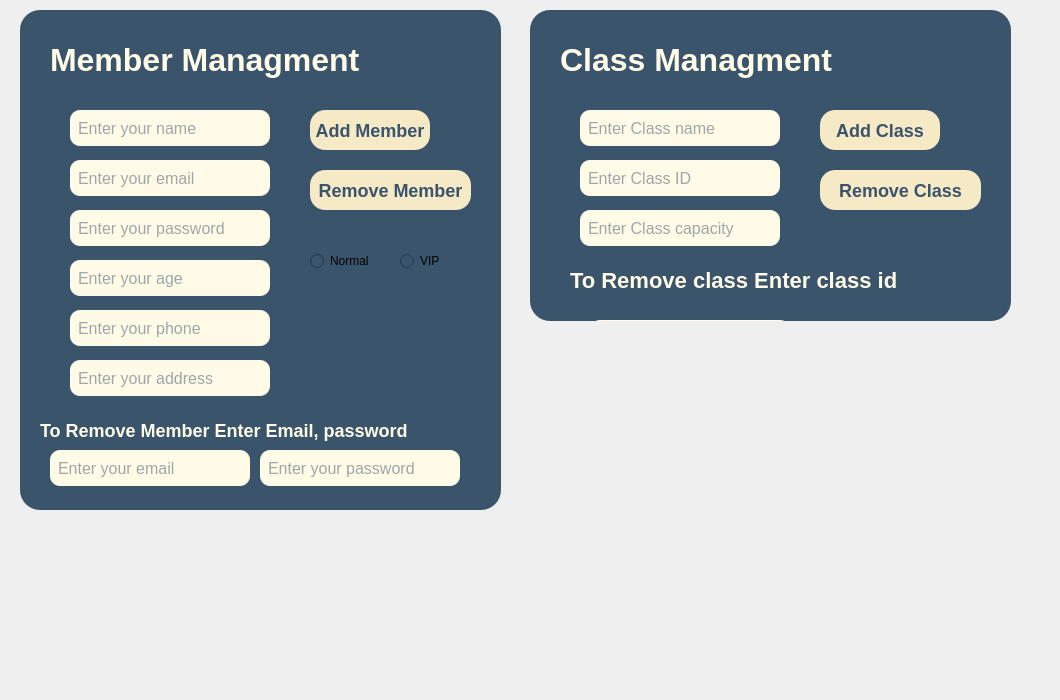
       <widget class="QWidget" name="page_6">
        <widget class="QWidget" name="widget_10" native="true">
         <property name="geometry">
          <rect>
           <x>-10</x>
           <y>-10</y>
           <width>1051</width>
           <height>691</height>
          </rect>
         </property>
         <widget class="QFrame" name="MemberPanel_2">
          <property name="geometry">
           <rect>
            <x>30</x>
            <y>20</y>
            <width>481</width>
            <height>500</height>
           </rect>
          </property>
          <property name="styleSheet">
           <string notr="true">background-color: #3a546b; border-radius: 20px;</string>
          </property>
          <property name="frameShape">
           <enum>QFrame::Shape::StyledPanel</enum>
          </property>
          <widget class="QLabel" name="label_75">
           <property name="geometry">
            <rect>
             <x>30</x>
             <y>20</y>
             <width>400</width>
             <height>60</height>
            </rect>
           </property>
           <property name="styleSheet">
            <string notr="true">color: #fffbe7; font-family: 'Comic Sans MS', 'Comic Sans', cursive; font-size: 32px; font-weight: bold;</string>
           </property>
           <property name="text">
            <string>Member Managment</string>
           </property>
          </widget>
          <widget class="QLineEdit" name="MemberName_2">
           <property name="geometry">
            <rect>
             <x>50</x>
             <y>100</y>
             <width>200</width>
             <height>36</height>
            </rect>
           </property>
           <property name="styleSheet">
            <string notr="true">border-radius: 10px; padding: 6px; background: #fffbe7; color: #3a546b; font-size: 16px;</string>
           </property>
           <property name="placeholderText">
            <string>Enter your name</string>
           </property>
          </widget>
          <widget class="QLineEdit" name="MemberEmail_2">
           <property name="geometry">
            <rect>
             <x>50</x>
             <y>150</y>
             <width>200</width>
             <height>36</height>
            </rect>
           </property>
           <property name="styleSheet">
            <string notr="true">border-radius: 10px; padding: 6px; background: #fffbe7; color: #3a546b; font-size: 16px;</string>
           </property>
           <property name="placeholderText">
            <string>Enter your email</string>
           </property>
          </widget>
          <widget class="QLineEdit" name="MemberPassword_2">
           <property name="geometry">
            <rect>
             <x>50</x>
             <y>200</y>
             <width>200</width>
             <height>36</height>
            </rect>
           </property>
           <property name="styleSheet">
            <string notr="true">border-radius: 10px; padding: 6px; background: #fffbe7; color: #3a546b; font-size: 16px;</string>
           </property>
           <property name="echoMode">
            <enum>QLineEdit::EchoMode::Password</enum>
           </property>
           <property name="placeholderText">
            <string>Enter your password</string>
           </property>
          </widget>
          <widget class="QLineEdit" name="MememberAge_2">
           <property name="geometry">
            <rect>
             <x>50</x>
             <y>250</y>
             <width>200</width>
             <height>36</height>
            </rect>
           </property>
           <property name="styleSheet">
            <string notr="true">border-radius: 10px; padding: 6px; background: #fffbe7; color: #3a546b; font-size: 16px;</string>
           </property>
           <property name="placeholderText">
            <string>Enter your age</string>
           </property>
          </widget>
          <widget class="QLineEdit" name="MemberPhone_2">
           <property name="geometry">
            <rect>
             <x>50</x>
             <y>300</y>
             <width>200</width>
             <height>36</height>
            </rect>
           </property>
           <property name="styleSheet">
            <string notr="true">border-radius: 10px; padding: 6px; background: #fffbe7; color: #3a546b; font-size: 16px;</string>
           </property>
           <property name="placeholderText">
            <string>Enter your phone</string>
           </property>
          </widget>
          <widget class="QLineEdit" name="MemberAddress_2">
           <property name="geometry">
            <rect>
             <x>50</x>
             <y>350</y>
             <width>200</width>
             <height>36</height>
            </rect>
           </property>
           <property name="styleSheet">
            <string notr="true">border-radius: 10px; padding: 6px; background: #fffbe7; color: #3a546b; font-size: 16px;</string>
           </property>
           <property name="placeholderText">
            <string>Enter your address</string>
           </property>
          </widget>
          <widget class="QPushButton" name="addMemberBtn_2">
           <property name="geometry">
            <rect>
             <x>290</x>
             <y>100</y>
             <width>120</width>
             <height>40</height>
            </rect>
           </property>
           <property name="styleSheet">
            <string notr="true">background: #f5e9c6; color: #3a546b; border-radius: 15px; font-size: 18px; font-weight: bold;</string>
           </property>
           <property name="text">
            <string>Add Member</string>
           </property>
          </widget>
          <widget class="QPushButton" name="RemoveMemberBtn_3">
           <property name="geometry">
            <rect>
             <x>290</x>
             <y>160</y>
             <width>161</width>
             <height>40</height>
            </rect>
           </property>
           <property name="styleSheet">
            <string notr="true">background: #f5e9c6; color: #3a546b; border-radius: 15px; font-size: 18px; font-weight: bold;</string>
           </property>
           <property name="text">
            <string>Remove Member</string>
           </property>
          </widget>
          <widget class="QRadioButton" name="radioButton">
           <property name="geometry">
            <rect>
             <x>350</x>
             <y>230</y>
             <width>91</width>
             <height>22</height>
            </rect>
           </property>
           <property name="text">
            <string>Male</string>
           </property>
          </widget>
          <widget class="QRadioButton" name="radioButton_2">
           <property name="geometry">
            <rect>
             <x>350</x>
             <y>270</y>
             <width>91</width>
             <height>22</height>
            </rect>
           </property>
           <property name="text">
            <string>female</string>
           </property>
          </widget>
          <widget class="QLabel" name="label_78">
           <property name="geometry">
            <rect>
             <x>20</x>
             <y>390</y>
             <width>421</width>
             <height>60</height>
            </rect>
           </property>
           <property name="styleSheet">
            <string notr="true">color: #fffbe7; font-family: 'Comic Sans MS', 'Comic Sans', cursive; font-size: 18px; font-weight: bold;</string>
           </property>
           <property name="text">
            <string>To Remove Member Enter Email, password</string>
           </property>
          </widget>
          <widget class="QLineEdit" name="MemberEmail_3">
           <property name="geometry">
            <rect>
             <x>30</x>
             <y>440</y>
             <width>200</width>
             <height>36</height>
            </rect>
           </property>
           <property name="styleSheet">
            <string notr="true">border-radius: 10px; padding: 6px; background: #fffbe7; color: #3a546b; font-size: 16px;</string>
           </property>
           <property name="placeholderText">
            <string>Enter your email</string>
           </property>
          </widget>
          <widget class="QLineEdit" name="MemberPassword_3">
           <property name="geometry">
            <rect>
             <x>240</x>
             <y>440</y>
             <width>200</width>
             <height>36</height>
            </rect>
           </property>
           <property name="styleSheet">
            <string notr="true">border-radius: 10px; padding: 6px; background: #fffbe7; color: #3a546b; font-size: 16px;</string>
           </property>
           <property name="echoMode">
            <enum>QLineEdit::EchoMode::Password</enum>
           </property>
           <property name="placeholderText">
            <string>Enter your password</string>
           </property>
          </widget>
          <widget class="QFrame" name="MemberPanel_3">
           <property name="geometry">
            <rect>
             <x>280</x>
             <y>220</y>
             <width>191</width>
             <height>101</height>
            </rect>
           </property>
           <property name="styleSheet">
            <string notr="true">background-color: #3a546b; border-radius: 20px;</string>
           </property>
           <property name="frameShape">
            <enum>QFrame::Shape::StyledPanel</enum>
           </property>
           <widget class="QRadioButton" name="Normal_3">
            <property name="geometry">
             <rect>
              <x>10</x>
              <y>20</y>
              <width>91</width>
              <height>22</height>
             </rect>
            </property>
            <property name="text">
             <string>Normal</string>
            </property>
           </widget>
           <widget class="QRadioButton" name="Vip_4">
            <property name="geometry">
             <rect>
              <x>100</x>
              <y>20</y>
              <width>91</width>
              <height>22</height>
             </rect>
            </property>
            <property name="text">
             <string>VIP</string>
            </property>
           </widget>
          </widget>
         </widget>
         <widget class="QFrame" name="ClassPanel_3">
          <property name="geometry">
           <rect>
            <x>540</x>
            <y>20</y>
            <width>481</width>
            <height>311</height>
           </rect>
          </property>
          <property name="styleSheet">
           <string notr="true">background-color: #3a546b; border-radius: 20px;</string>
          </property>
          <property name="frameShape">
           <enum>QFrame::Shape::StyledPanel</enum>
          </property>
          <widget class="QLabel" name="label_76">
           <property name="geometry">
            <rect>
             <x>30</x>
             <y>20</y>
             <width>400</width>
             <height>60</height>
            </rect>
           </property>
           <property name="styleSheet">
            <string notr="true">color: #fffbe7; font-family: 'Comic Sans MS', 'Comic Sans', cursive; font-size: 32px; font-weight: bold;</string>
           </property>
           <property name="text">
            <string>Class Managment</string>
           </property>
          </widget>
          <widget class="QLineEdit" name="ClassName_3">
           <property name="geometry">
            <rect>
             <x>50</x>
             <y>100</y>
             <width>200</width>
             <height>36</height>
            </rect>
           </property>
           <property name="styleSheet">
            <string notr="true">border-radius: 10px; padding: 6px; background: #fffbe7; color: #3a546b; font-size: 16px;</string>
           </property>
           <property name="placeholderText">
            <string>Enter Class name</string>
           </property>
          </widget>
          <widget class="QLineEdit" name="ClassID_30">
           <property name="geometry">
            <rect>
             <x>50</x>
             <y>150</y>
             <width>200</width>
             <height>36</height>
            </rect>
           </property>
           <property name="styleSheet">
            <string notr="true">border-radius: 10px; padding: 6px; background: #fffbe7; color: #3a546b; font-size: 16px;</string>
           </property>
           <property name="echoMode">
            <enum>QLineEdit::EchoMode::Normal</enum>
           </property>
           <property name="placeholderText">
            <string>Enter Class ID</string>
           </property>
          </widget>
          <widget class="QPushButton" name="addClassBtn_3">
           <property name="geometry">
            <rect>
             <x>290</x>
             <y>100</y>
             <width>120</width>
             <height>40</height>
            </rect>
           </property>
           <property name="styleSheet">
            <string notr="true">background: #f5e9c6; color: #3a546b; border-radius: 15px; font-size: 18px; font-weight: bold;</string>
           </property>
           <property name="text">
            <string>Add Class</string>
           </property>
          </widget>
          <widget class="QPushButton" name="RemoveClassBtn_4">
           <property name="geometry">
            <rect>
             <x>290</x>
             <y>160</y>
             <width>161</width>
             <height>40</height>
            </rect>
           </property>
           <property name="styleSheet">
            <string notr="true">background: #f5e9c6; color: #3a546b; border-radius: 15px; font-size: 18px; font-weight: bold;</string>
           </property>
           <property name="text">
            <string>Remove Class</string>
           </property>
          </widget>
          <widget class="QLineEdit" name="Class_capacity_31">
           <property name="geometry">
            <rect>
             <x>50</x>
             <y>200</y>
             <width>200</width>
             <height>36</height>
            </rect>
           </property>
           <property name="styleSheet">
            <string notr="true">border-radius: 10px; padding: 6px; background: #fffbe7; color: #3a546b; font-size: 16px;</string>
           </property>
           <property name="echoMode">
            <enum>QLineEdit::EchoMode::Password</enum>
           </property>
           <property name="placeholderText">
            <string>Enter Class capacity</string>
           </property>
          </widget>
          <widget class="QLineEdit" name="Class_Time_32">
           <property name="geometry">
            <rect>
             <x>50</x>
             <y>250</y>
             <width>200</width>
             <height>36</height>
            </rect>
           </property>
           <property name="styleSheet">
            <string notr="true">border-radius: 10px; padding: 6px; background: #fffbe7; color: #3a546b; font-size: 16px;</string>
           </property>
           <property name="echoMode">
            <enum>QLineEdit::EchoMode::Normal</enum>
           </property>
           <property name="placeholderText">
            <string>Enter time </string>
           </property>
          </widget>
          <widget class="QLabel" name="label_77">
           <property name="geometry">
            <rect>
             <x>40</x>
             <y>240</y>
             <width>421</width>
             <height>60</height>
            </rect>
           </property>
           <property name="styleSheet">
            <string notr="true">color: #fffbe7; font-family: 'Comic Sans MS', 'Comic Sans', cursive; font-size: 22px; font-weight: bold;</string>
           </property>
           <property name="text">
            <string>To Remove class Enter class id</string>
           </property>
          </widget>
          <widget class="QLineEdit" name="ClassID_30">
           <property name="geometry">
            <rect>
             <x>60</x>
             <y>310</y>
             <width>200</width>
             <height>36</height>
            </rect>
           </property>
           <property name="styleSheet">
            <string notr="true">border-radius: 10px; padding: 6px; background: #fffbe7; color: #3a546b; font-size: 16px;</string>
           </property>
           <property name="echoMode">
            <enum>QLineEdit::EchoMode::Normal</enum>
           </property>
           <property name="placeholderText">
            <string>Enter Class ID</string>
           </property>
          </widget>
         </widget>
        </widget>
       </widget>
